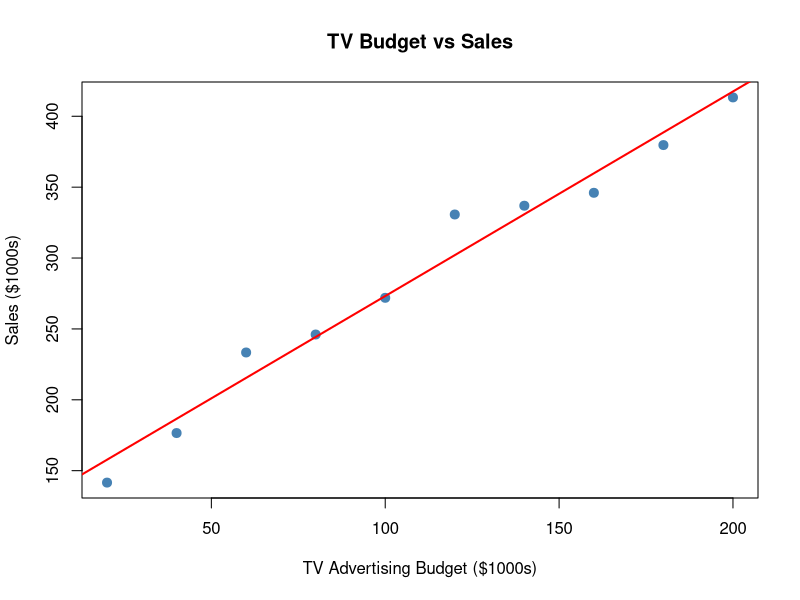

This chart was generated by the following R code:
# 1. Load data (using built-in dataset or create your own)
# Creating simulated data for demonstration
set.seed(123)
advertising_data <- data.frame(
  tv_budget = c(20, 40, 60, 80, 100, 120, 140, 160, 180, 200),
  sales = c(150, 180, 210, 245, 270, 305, 330, 365, 390, 420) + rnorm(10, 0, 15)
)

# 2. Visualize the relationship
plot(advertising_data$tv_budget, advertising_data$sales,
     main = "TV Budget vs Sales",
     xlab = "TV Advertising Budget ($1000s)",
     ylab = "Sales ($1000s)",
     pch = 19, col = "steelblue", cex = 1.2)

# 3. Fit the linear model
model_simple <- lm(sales ~ tv_budget, data = advertising_data)

# 4. Add regression line to plot
abline(model_simple, col = "red", lwd = 2)

# 5. View model summary
#summary(model_simple)

print(model_simple)
